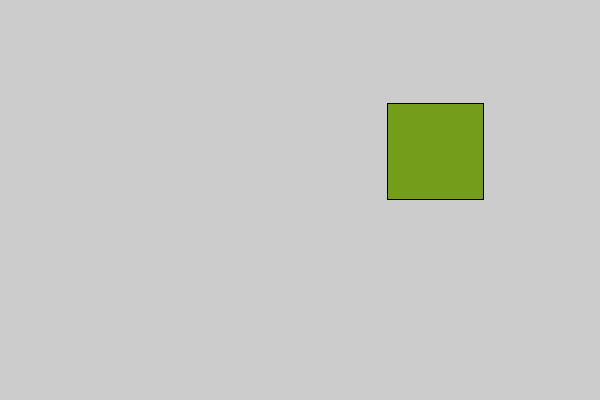
Frame 1 (no input)
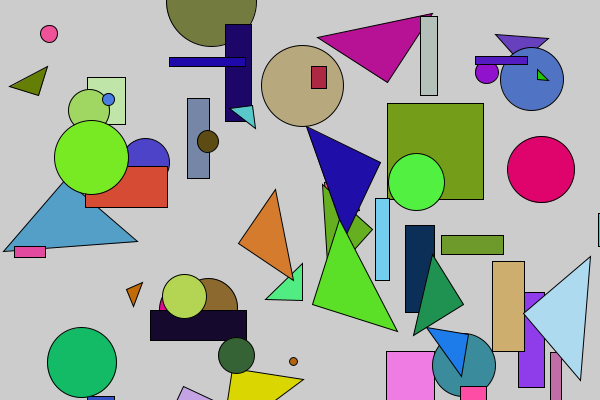
Frame 60 (the mouse pressed at the canvas centre just before this capture)
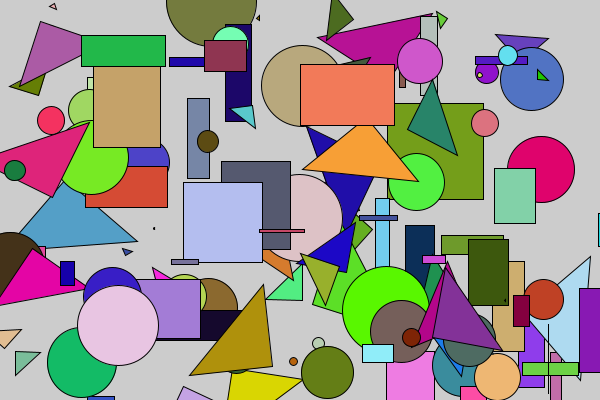
Frame 120 (the mouse held since frame 60 and released just before this capture)

The Processing sketch that drew these frames (run headless with seeded random() and noise(); from frame 60 on, the mouse is pressed at the canvas centre):

// Processing sketch: Opg10classer
// ── Opg10classer.pde
// initiering af variablen f
Firkant f;
Cirkel c;
Rekdangel r;
Trekant t;
int whatShape=0;

void setup() {
  size (600, 400);
  frameRate(10);              //sætter farten ned så man kan nå at se hvilke fugure der kommer
}

void draw() {
  // initiering af objekterne, f, c, r og t
  f = new Firkant();
  c = new Cirkel ();
  r = new Rekdangel();
  t = new Trekant();
  // kald metoden generate som laver en tilfældig x og y pos
  //f.generate();
  // tegner alle fugurene på canvas
  if (whatShape == 0) {
    f.drawFirkant();
  } else if (whatShape==1) {
    c.drawCirkel();
  } else if (whatShape == 2) {
    r.drawRect();
  } else if (whatShape == 3) {
    t.drawTrekant();
    whatShape = 0;
  }
  whatShape ++;
}

// ── Cirkel.pde
class Cirkel {
  // klassens attributter/ tilstand
  float x, y;
  float dia;                                        // opgave 7. 

  //konstroktøren
  Cirkel() {
    this.x = random(600);                           // find to tilfældige værdier inden for canvas størrelsen
    this.y = random(400);
    this.dia = random(100);                         // opgave 7.
  }

  // klassens metoder
  
  // tegn firkant på canvas
  void drawCirkel() {
    fill(random(256),random(256),random(256));      // opgave 5.  
    circle(x, y, dia);                              // opgave 7. 
  }
  
}

// ── Firkant.pde
class Firkant {
  // klassens attributter/ tilstand
  float x, y;
  float sid;                                        // opgave 7. 

  //konstroktøren
  Firkant() {
    this.x = random(600);                           // find to tilfældige værdier inden for canvas størrelsen
    this.y = random(400);                           // opgave 7. 
    this.sid = random(100);
  }

  // klassens metoder
  
  // tegn firkant på canvas
  void drawFirkant() {
    fill(random(256),random(256),random(256));      // opgave 2. 
    square(x, y, sid);                              // opgave 7. 
  }
  
}

// ── Opgave.pde
/*
opgave 1.
Ændre klassen Firkant således, at firkantens tilfældig x og y position generes i konstruktøren og ikke skal kaldes fra hovedprogrammet. 

opgave 2.
Tilføj en attribut farve, til klassen. Farven skal være tilfældig. Brug RGB farver. Hvis du ikke kan huske hvad komandoen hedder, kan slå det op i dokumentationen.

opgave 3. 
Tilføj en metode som kan tegne en cirkel i stedet for en firkant.

opgave 4.
ændre hovedprogrammet klasse.pde så den skiftevis tegner en firkant og en cirkel.

opgave 5.
Det er jo lidt dumt at have en klasse som hedder firkant, hvis den tegner en cirkel. Så lave en ny klasse så du deler firkant og cirkel hver for sig. Tilpas klasse.pde til dine nye klasser.

opgave 6.
Udvid med en trekant og en rektangel.

opgave 7.
lav så figuerne bliver af variabel størrelse.

opgave 8.
opload dit program til din github.
*/

// ── Rekdangel.pde
class Rekdangel {
  // klassens attributter/ tilstand
  float x, y;
  float sid1, sid2;                                      // opgave 7. 

  //konstroktøren
  Rekdangel() {
    this.x = random(600);                                // find to tilfældige værdier inden for canvas størrelsen
    this.y = random(400);
    this.sid1 = random(100);                             // opgave 7. 
    this.sid2 = random(100);
  }

  // klassens metoder
  
  // tegn firkant på canvas
  void drawRect() {
    fill(random(256),random(256),random(256));            // opgave 6.  
    rect(x, y, sid1, sid2);                               // opgave 7. 
  }
  
}

// ── Trekant.pde
class Trekant {
  // klassens attributter/ tilstand
  float x, y;                                        // opgave 7. 
  float len;

  //konstroktøren
  Trekant() {
    this.x = random(600);                           // find to tilfældige værdier inden for canvas størrelsen
    this.y = random(400);
    this.len = random(100);
  }

  // klassens metoder
  
  // tegn firkant på canvas
  void drawTrekant() {
    fill(random(256),random(256),random(256));      // opgave 6. 
    pushMatrix();
    translate (x,y);
    rotate(frameCount);
    triangle(0, 0,len,0,0,len);                     // opgave 7. 
    popMatrix();
  }
  
}
